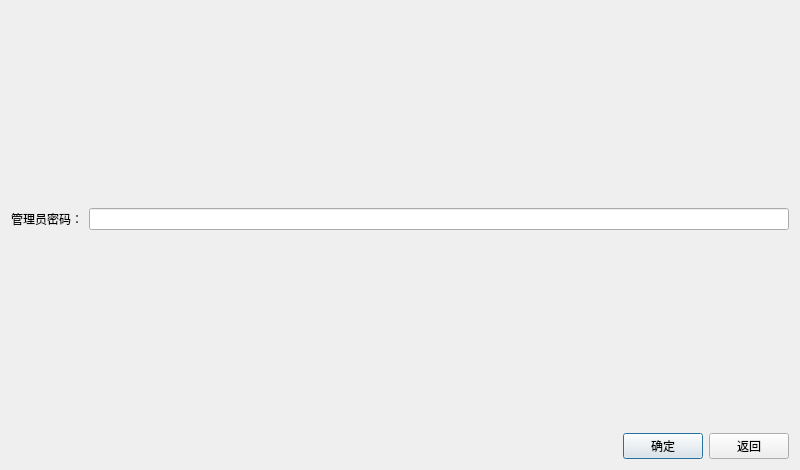
<?xml version="1.0" encoding="UTF-8"?>
<ui version="4.0">
 <class>Password</class>
 <widget class="QDialog" name="Password">
  <property name="geometry">
   <rect>
    <x>0</x>
    <y>0</y>
    <width>800</width>
    <height>470</height>
   </rect>
  </property>
  <property name="windowTitle">
   <string>Dialog</string>
  </property>
  <layout class="QVBoxLayout" name="verticalLayout_2">
   <item>
    <layout class="QVBoxLayout" name="verticalLayout">
     <item>
      <spacer name="verticalSpacer">
       <property name="orientation">
        <enum>Qt::Vertical</enum>
       </property>
       <property name="sizeHint" stdset="0">
        <size>
         <width>20</width>
         <height>40</height>
        </size>
       </property>
      </spacer>
     </item>
     <item>
      <layout class="QHBoxLayout" name="horizontalLayout">
       <item>
        <widget class="QLabel" name="label">
         <property name="sizePolicy">
          <sizepolicy hsizetype="Fixed" vsizetype="Preferred">
           <horstretch>0</horstretch>
           <verstretch>0</verstretch>
          </sizepolicy>
         </property>
         <property name="text">
          <string>管理员密码：</string>
         </property>
         <property name="buddy">
          <cstring>passwordEdit</cstring>
         </property>
        </widget>
       </item>
       <item>
        <widget class="QLineEdit" name="passwordEdit"/>
       </item>
      </layout>
     </item>
     <item>
      <spacer name="verticalSpacer_2">
       <property name="orientation">
        <enum>Qt::Vertical</enum>
       </property>
       <property name="sizeHint" stdset="0">
        <size>
         <width>20</width>
         <height>40</height>
        </size>
       </property>
      </spacer>
     </item>
    </layout>
   </item>
   <item>
    <layout class="QHBoxLayout" name="horizontalLayout_2">
     <item>
      <spacer name="horizontalSpacer">
       <property name="orientation">
        <enum>Qt::Horizontal</enum>
       </property>
       <property name="sizeHint" stdset="0">
        <size>
         <width>40</width>
         <height>20</height>
        </size>
       </property>
      </spacer>
     </item>
     <item>
      <widget class="QPushButton" name="enterButton">
       <property name="text">
        <string>确定</string>
       </property>
      </widget>
     </item>
     <item>
      <widget class="QPushButton" name="passwordReturnButton">
       <property name="text">
        <string>返回</string>
       </property>
      </widget>
     </item>
    </layout>
   </item>
  </layout>
 </widget>
 <resources/>
 <connections/>
</ui>
